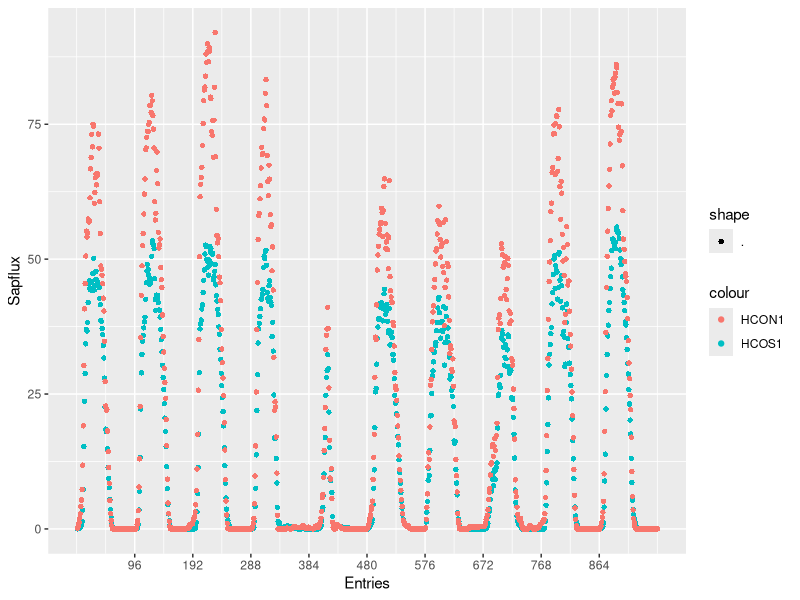
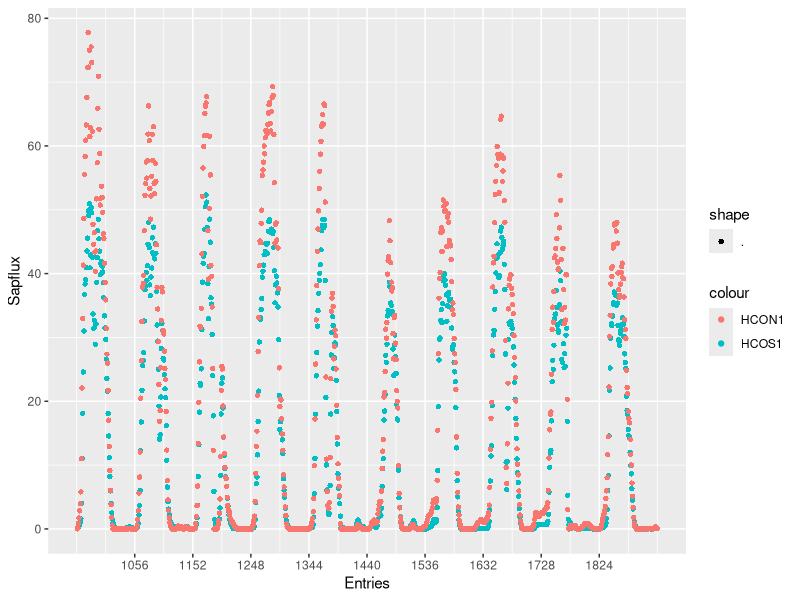
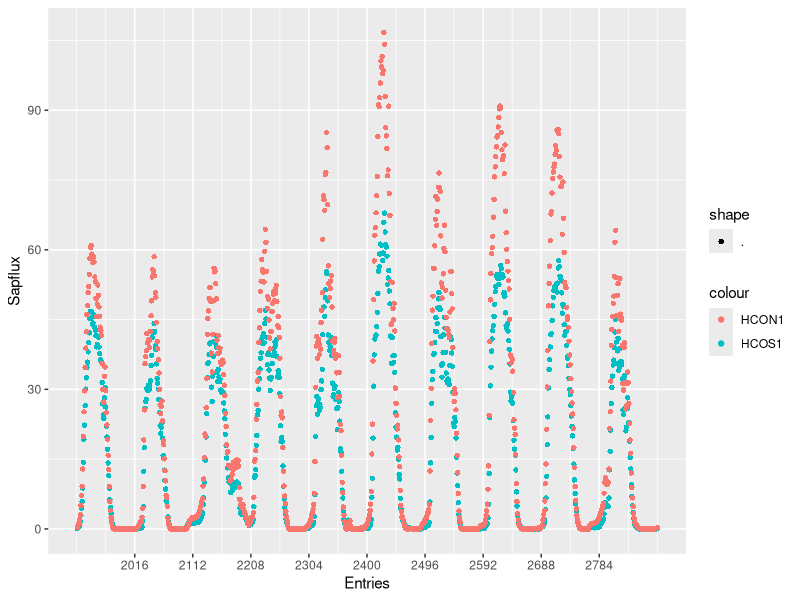
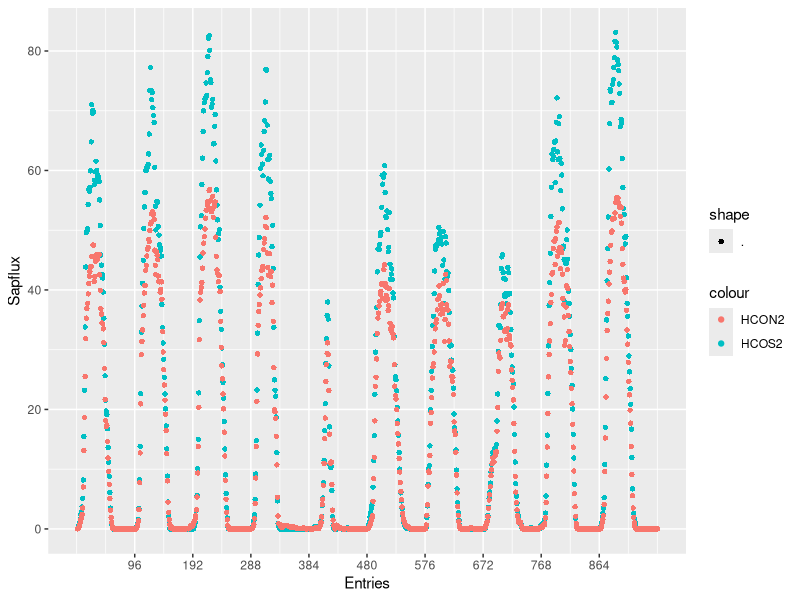
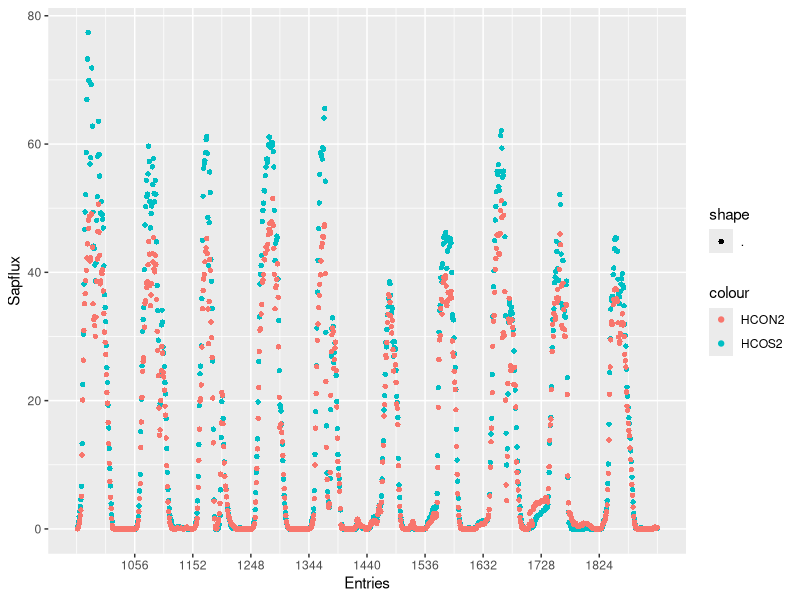
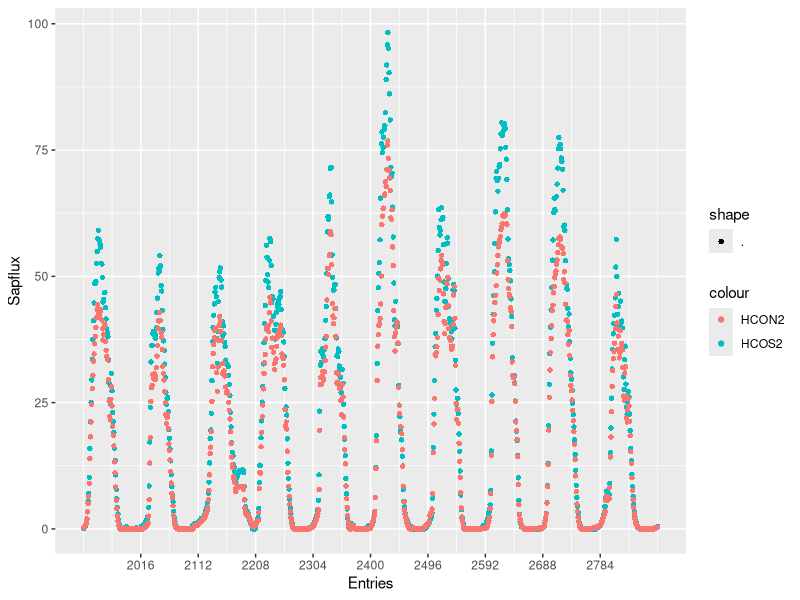
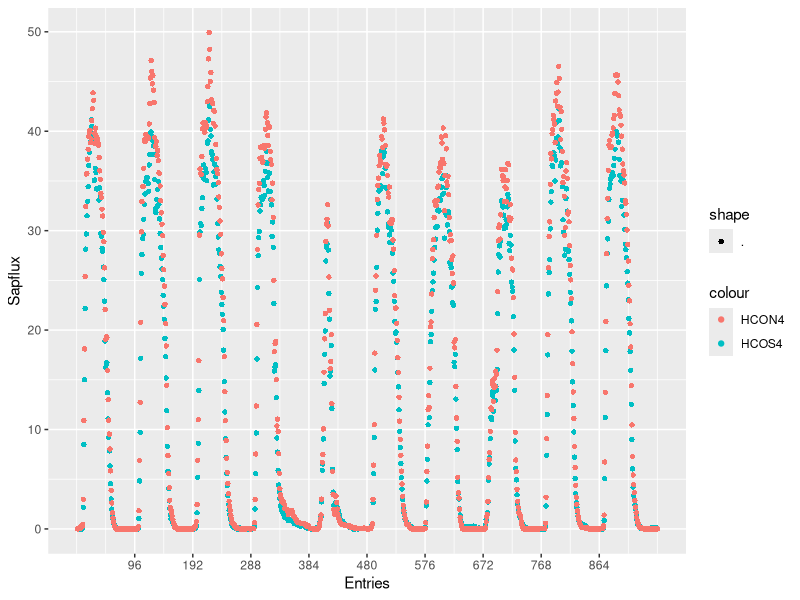
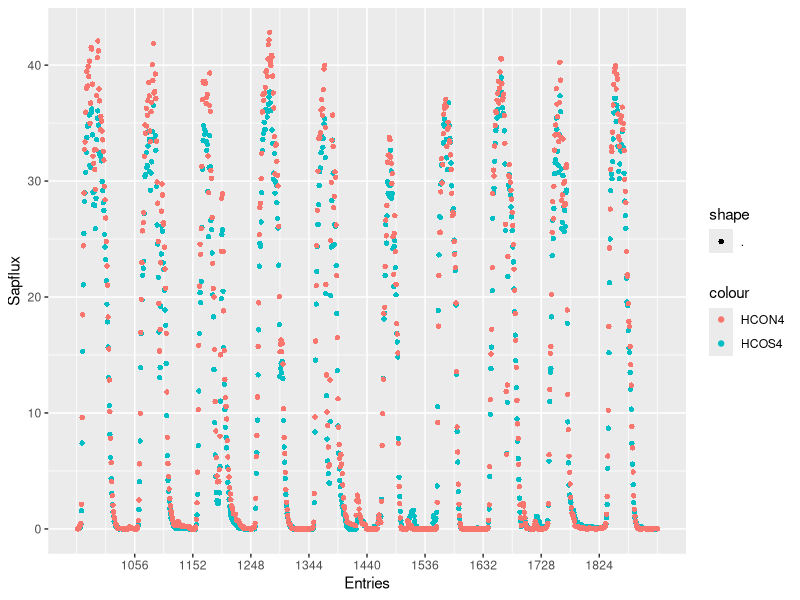

These charts were generated, in order, by the following R code: (Note: this script raises an error after producing the figures.)
## ---- chunk 1
knitr::opts_chunk$set(echo = TRUE)
library("dplyr")
library("tidyverse")
library("lubridate")

getwd()
raw1<-read.csv("../Data/Processed/KtoSap/Sap1.csv")
raw2<-read.csv("../Data/Processed/KtoSap/Sap2.csv")
raw3<-read.csv("../Data/Processed/KtoSap/Sap3.csv")
raw4<-read.csv("../Data/Processed/KtoSap/Sap4.csv")

names(raw1)[1]<-"Index"
## ---- chunk 2
raw1$Date<-as.Date(raw1$Date, format = "%m/%d/%Y")
raw2$Date<-as.Date(raw2$Date, format = "%m/%d/%Y")
raw3$Date<-as.Date(raw3$Date, format = "%m/%d/%Y")
raw4$Date<-as.Date(raw4$Date, format = "%m/%d/%Y")

raw1<-raw1%>%mutate_if(is.character, as.numeric)
raw2<-raw2%>%mutate_if(is.character, as.numeric)
raw3<-raw3%>%mutate_if(is.character, as.numeric)
raw4<-raw4%>%mutate_if(is.character, as.numeric)
## ---- chunk 3
S1.f10<-raw1[1:960,]
S1.s10<-raw1[961:1920,]
S1.t10<-raw1[1921:2880,]

HCO1.1<-ggplot(S1.f10, aes(Index))+
  scale_x_continuous(breaks = c(96,192,288,384,480,576,672,768,864))+
  geom_point(aes(y=HCOS1, color = "HCOS1",shape = "."))+
  geom_point(aes(y=HCON1, color = "HCON1",shape = "."))+
  #geom_point(aes(y=VPD*30, color = "VPD", shape = "."))+
  xlab("Entries")+ylab("Sapflux")
HCO1.1
ggsave("../Data/Plots/NS/S1/HCO1.1.jpg", HCO1.1, height = 2, width = 45, units = "in", dpi = 500)

HCO1.2<-ggplot(S1.s10, aes(Index))+
  scale_x_continuous(breaks = c(1056,1152,1248,1344,1440,1536,1632,1728,1824))+
  geom_point(aes(y=HCOS1, color = "HCOS1",shape = "."))+
  geom_point(aes(y=HCON1, color = "HCON1",shape = "."))+
  #geom_point(aes(y=VPD*30, color = "VPD", shape = "."))+
  xlab("Entries")+ylab("Sapflux")
HCO1.2
ggsave("../Data/Plots/NS/S1/HCO1.2.jpg", HCO1.2, height = 2, width = 45, units = "in", dpi = 500)

HCO1.3<-ggplot(S1.t10, aes(Index))+
  scale_x_continuous(breaks = c(2016,2112,2208,2304,2400,2496,2592,2688,2784))+
  geom_point(aes(y=HCOS1, color = "HCOS1",shape = "."))+
  geom_point(aes(y=HCON1, color = "HCON1",shape = "."))+
  #geom_point(aes(y=VPD*30, color = "VPD", shape = "."))+
  xlab("Entries")+ylab("Sapflux")
HCO1.3
ggsave("../Data/Plots/NS/S1/HCO1.3.jpg", HCO1.3, height = 2, width = 45, units = "in", dpi = 500)




HCO2.1<-ggplot(S1.f10, aes(Index))+
  scale_x_continuous(breaks = c(96,192,288,384,480,576,672,768,864))+
  geom_point(aes(y=HCOS2, color = "HCOS2",shape = "."))+
  geom_point(aes(y=HCON2, color = "HCON2",shape = "."))+
  #geom_point(aes(y=VPD*30, color = "VPD", shape = "."))+
  xlab("Entries")+ylab("Sapflux")
HCO2.1
ggsave("../Data/Plots/NS/S1/HCO2.1.jpg", HCO2.1, height = 2, width = 45, units = "in", dpi = 500)

HCO2.2<-ggplot(S1.s10, aes(Index))+
  scale_x_continuous(breaks = c(1056,1152,1248,1344,1440,1536,1632,1728,1824))+
  geom_point(aes(y=HCOS2, color = "HCOS2",shape = "."))+
  geom_point(aes(y=HCON2, color = "HCON2",shape = "."))+
  #geom_point(aes(y=VPD*30, color = "VPD", shape = "."))+
  xlab("Entries")+ylab("Sapflux")
HCO2.2
ggsave("../Data/Plots/NS/S1/HCO2.2.jpg", HCO2.2, height = 2, width = 45, units = "in", dpi = 500)

HCO2.3<-ggplot(S1.t10, aes(Index))+
  scale_x_continuous(breaks = c(2016,2112,2208,2304,2400,2496,2592,2688,2784))+
  geom_point(aes(y=HCOS2, color = "HCOS2",shape = "."))+
  geom_point(aes(y=HCON2, color = "HCON2",shape = "."))+
  #geom_point(aes(y=VPD*30, color = "VPD", shape = "."))+
  xlab("Entries")+ylab("Sapflux")
HCO2.3
ggsave("../Data/Plots/NS/S1/HCO2.3.jpg", HCO2.3, height = 2, width = 45, units = "in", dpi = 500)



HCO4.1<-ggplot(S1.f10, aes(Index))+
  scale_x_continuous(breaks = c(96,192,288,384,480,576,672,768,864))+
  geom_point(aes(y=HCOS4, color = "HCOS4",shape = "."))+
  geom_point(aes(y=HCON4, color = "HCON4",shape = "."))+
  #geom_point(aes(y=VPD*30, color = "VPD", shape = "."))+
  xlab("Entries")+ylab("Sapflux")
HCO4.1
ggsave("../Data/Plots/NS/S1/HCO4.1.jpg", HCO4.1, height = 2, width = 45, units = "in", dpi = 500)

HCO4.2<-ggplot(S1.s10, aes(Index))+
  scale_x_continuous(breaks = c(1056,1152,1248,1344,1440,1536,1632,1728,1824))+
  geom_point(aes(y=HCOS4, color = "HCOS4",shape = "."))+
  geom_point(aes(y=HCON4, color = "HCON4",shape = "."))+
  #geom_point(aes(y=VPD*30, color = "VPD", shape = "."))+
  xlab("Entries")+ylab("Sapflux")
HCO4.2
ggsave("../Data/Plots/NS/S1/HCO4.2.jpg", HCO4.2, height = 2, width = 45, units = "in", dpi = 500)

HCO4.3<-ggplot(S1.t10, aes(Index))+
  scale_x_continuous(breaks = c(2016,2112,2208,2304,2400,2496,2592,2688,2784))+
  geom_point(aes(y=HCOS4, color = "HCOS4",shape = "."))+
  geom_point(aes(y=HCON4, color = "HCON4",shape = "."))+
  #geom_point(aes(y=VPD*30, color = "VPD", shape = "."))+
  xlab("Entries")+ylab("Sapflux")
HCO4.3
ggsave("../Data/Plots/NS/S1/HCO4.3.jpg", HCO4.3, height = 2, width = 45, units = "in", dpi = 500)


HCO6.1<-ggplot(S1.f10, aes(Index))+
  scale_x_continuous(breaks = c(96,192,288,384,480,576,672,768,864))+
  geom_point(aes(y=HCOS6, color = "HCOS6",shape = "."))+
  geom_point(aes(y=HCON6, color = "HCON6",shape = "."))+
  #geom_point(aes(y=VPD*30, color = "VPD", shape = "."))+
  xlab("Entries")+ylab("Sapflux")
HCO6.1
ggsave("../Data/Plots/NS/S1/HCO6.1.jpg", HCO6.1, height = 2, width = 45, units = "in", dpi = 500)

HCO6.2<-ggplot(S1.s10, aes(Index))+
  scale_x_continuous(breaks = c(1056,1152,1248,1344,1440,1536,1632,1728,1824))+
  geom_point(aes(y=HCOS6, color = "HCOS6",shape = "."))+
  geom_point(aes(y=HCON6, color = "HCON6",shape = "."))+
  #geom_point(aes(y=VPD*30, color = "VPD", shape = "."))+
  xlab("Entries")+ylab("Sapflux")
HCO6.2
ggsave("../Data/Plots/NS/S1/HCO6.2.jpg", HCO6.2, height = 2, width = 45, units = "in", dpi = 500)

HCO6.3<-ggplot(S1.t10, aes(Index))+
  scale_x_continuous(breaks = c(2016,2112,2208,2304,2400,2496,2592,2688,2784))+
  geom_point(aes(y=HCOS6, color = "HCOS6",shape = "."))+
  geom_point(aes(y=HCON6, color = "HCON6",shape = "."))+
  #geom_point(aes(y=VPD*30, color = "VPD", shape = "."))+
  xlab("Entries")+ylab("Sapflux")
HCO6.3
ggsave("../Data/Plots/NS/S1/HCO6.3.jpg", HCO6.3, height = 2, width = 45, units = "in", dpi = 500)


HCO8.1<-ggplot(S1.f10, aes(Index))+
  scale_x_continuous(breaks = c(96,192,288,384,480,576,672,768,864))+
  geom_point(aes(y=HCOS8, color = "HCOS8",shape = "."))+
  geom_point(aes(y=HCON8, color = "HCON8",shape = "."))+
  #geom_point(aes(y=VPD*30, color = "VPD", shape = "."))+
  xlab("Entries")+ylab("Sapflux")
HCO8.1
ggsave("../Data/Plots/NS/S1/HCO8.1.jpg", HCO8.1, height = 2, width = 45, units = "in", dpi = 500)

HCO8.2<-ggplot(S1.s10, aes(Index))+
  scale_x_continuous(breaks = c(1056,1152,1248,1344,1440,1536,1632,1728,1824))+
  geom_point(aes(y=HCOS8, color = "HCOS8",shape = "."))+
  geom_point(aes(y=HCON8, color = "HCON8",shape = "."))+
  #geom_point(aes(y=VPD*30, color = "VPD", shape = "."))+
  xlab("Entries")+ylab("Sapflux")
HCO8.2
ggsave("../Data/Plots/NS/S1/HCO8.2.jpg", HCO8.2, height = 2, width = 45, units = "in", dpi = 500)

HCO8.3<-ggplot(S1.t10, aes(Index))+
  scale_x_continuous(breaks = c(2016,2112,2208,2304,2400,2496,2592,2688,2784))+
  geom_point(aes(y=HCOS8, color = "HCOS8",shape = "."))+
  geom_point(aes(y=HCON8, color = "HCON8",shape = "."))+
  #geom_point(aes(y=VPD*30, color = "VPD", shape = "."))+
  xlab("Entries")+ylab("Sapflux")
HCO8.3
ggsave("../Data/Plots/NS/S1/HCO8.3.jpg", HCO8.3, height = 2, width = 45, units = "in", dpi = 500)
## ---- chunk 4
LOO10.1<-ggplot(S1.f10, aes(Index))+
  scale_x_continuous(breaks = c(96,192,288,384,480,576,672,768,864))+
  geom_point(aes(y=LOOS10, color = "LOOS10",shape = "."))+
  geom_point(aes(y=LOON10, color = "LOON10",shape = "."))+
  #geom_point(aes(y=VPD*30, color = "VPD", shape = "."))+
  xlab("Entries")+ylab("Sapflux")
LOO10.1
ggsave("../Data/Plots/NS/S1/LOO10.1.jpg", LOO10.1, height = 2, width = 45, units = "in", dpi = 500)

LOO10.2<-ggplot(S1.s10, aes(Index))+
  scale_x_continuous(breaks = c(1056,1152,1248,1344,1440,1536,1632,1728,1824))+
  geom_point(aes(y=LOOS10, color = "LOOS10",shape = "."))+
  geom_point(aes(y=LOON10, color = "LOON10",shape = "."))+
  #geom_point(aes(y=VPD*30, color = "VPD", shape = "."))+
  xlab("Entries")+ylab("Sapflux")
LOO10.2
ggsave("../Data/Plots/NS/S1/LOO10.2.jpg", LOO10.2, height = 2, width = 45, units = "in", dpi = 500)

LOO10.3<-ggplot(S1.t10, aes(Index))+
  scale_x_continuous(breaks = c(2016,2112,2208,2304,2400,2496,2592,2688,2784))+
  geom_point(aes(y=LOOS10, color = "LOOS10",shape = "."))+
  geom_point(aes(y=LOON10, color = "LOON10",shape = "."))+
  #geom_point(aes(y=VPD*30, color = "VPD", shape = "."))+
  xlab("Entries")+ylab("Sapflux")
LOO10.3
ggsave("../Data/Plots/NS/S1/LOO10.3.jpg", LOO10.3, height = 2, width = 45, units = "in", dpi = 500)




LOO11.1<-ggplot(S1.f10, aes(Index))+
  scale_x_continuous(breaks = c(96,192,288,384,480,576,672,768,864))+
  geom_point(aes(y=LOOS11, color = "LOOS11",shape = "."))+
  geom_point(aes(y=LOON11, color = "LOON11",shape = "."))+
  #geom_point(aes(y=VPD*30, color = "VPD", shape = "."))+
  xlab("Entries")+ylab("Sapflux")
LOO11.1
ggsave("../Data/Plots/NS/S1/LOO11.1.jpg", LOO11.1, height = 2, width = 45, units = "in", dpi = 500)

LOO11.2<-ggplot(S1.s10, aes(Index))+
  scale_x_continuous(breaks = c(1056,1152,1248,1344,1440,1536,1632,1728,1824))+
  geom_point(aes(y=LOOS11, color = "LOOS11",shape = "."))+
  geom_point(aes(y=LOON11, color = "LOON11",shape = "."))+
  #geom_point(aes(y=VPD*30, color = "VPD", shape = "."))+
  xlab("Entries")+ylab("Sapflux")
LOO11.2
ggsave("../Data/Plots/NS/S1/LOO11.2.jpg", LOO11.2, height = 2, width = 45, units = "in", dpi = 500)

LOO11.3<-ggplot(S1.t10, aes(Index))+
  scale_x_continuous(breaks = c(2016,2112,2208,2304,2400,2496,2592,2688,2784))+
  geom_point(aes(y=LOOS11, color = "LOOS11",shape = "."))+
  geom_point(aes(y=LOON11, color = "LOON11",shape = "."))+
  #geom_point(aes(y=VPD*30, color = "VPD", shape = "."))+
  xlab("Entries")+ylab("Sapflux")
LOO11.3
ggsave("../Data/Plots/NS/S1/LOO11.3.jpg", LOO11.3, height = 2, width = 45, units = "in", dpi = 500)




LOO12.1<-ggplot(S1.f10, aes(Index))+
  scale_x_continuous(breaks = c(96,192,288,384,480,576,672,768,864))+
  geom_point(aes(y=LOOS12, color = "LOOS12",shape = "."))+
  geom_point(aes(y=LOON12, color = "LOON12",shape = "."))+
  #geom_point(aes(y=VPD*30, color = "VPD", shape = "."))+
  xlab("Entries")+ylab("Sapflux")
LOO12.1
ggsave("../Data/Plots/NS/S1/LOO12.1.jpg", LOO12.1, height = 2, width = 45, units = "in", dpi = 500)

LOO12.2<-ggplot(S1.s10, aes(Index))+
  scale_x_continuous(breaks = c(1056,1152,1248,1344,1440,1536,1632,1728,1824))+
  geom_point(aes(y=LOOS12, color = "LOOS12",shape = "."))+
  geom_point(aes(y=LOON12, color = "LOON12",shape = "."))+
  #geom_point(aes(y=VPD*30, color = "VPD", shape = "."))+
  xlab("Entries")+ylab("Sapflux")
LOO12.2
ggsave("../Data/Plots/NS/S1/LOO12.2.jpg", LOO12.2, height = 2, width = 45, units = "in", dpi = 500)

LOO12.3<-ggplot(S1.t10, aes(Index))+
  scale_x_continuous(breaks = c(2016,2112,2208,2304,2400,2496,2592,2688,2784))+
  geom_point(aes(y=LOOS12, color = "LOOS12",shape = "."))+
  geom_point(aes(y=LOON12, color = "LOON12",shape = "."))+
  #geom_point(aes(y=VPD*30, color = "VPD", shape = "."))+
  xlab("Entries")+ylab("Sapflux")
LOO12.3
ggsave("../Data/Plots/NS/S1/LOO12.3.jpg", LOO12.3, height = 2, width = 45, units = "in", dpi = 500)




LOO14.1<-ggplot(S1.f10, aes(Index))+
  scale_x_continuous(breaks = c(96,192,288,384,480,576,672,768,864))+
  geom_point(aes(y=LOOS14, color = "LOOS14",shape = "."))+
  geom_point(aes(y=LOON14, color = "LOON14",shape = "."))+
  #geom_point(aes(y=VPD*30, color = "VPD", shape = "."))+
  xlab("Entries")+ylab("Sapflux")
LOO14.1
ggsave("../Data/Plots/NS/S1/LOO14.1.jpg", LOO14.1, height = 2, width = 45, units = "in", dpi = 500)

LOO14.2<-ggplot(S1.s10, aes(Index))+
  scale_x_continuous(breaks = c(1056,1152,1248,1344,1440,1536,1632,1728,1824))+
  geom_point(aes(y=LOOS14, color = "LOOS14",shape = "."))+
  geom_point(aes(y=LOON14, color = "LOON14",shape = "."))+
  #geom_point(aes(y=VPD*30, color = "VPD", shape = "."))+
  xlab("Entries")+ylab("Sapflux")
LOO14.2
ggsave("../Data/Plots/NS/S1/LOO14.2.jpg", LOO14.2, height = 2, width = 45, units = "in", dpi = 500)

LOO14.3<-ggplot(S1.t10, aes(Index))+
  scale_x_continuous(breaks = c(2016,2112,2208,2304,2400,2496,2592,2688,2784))+
  geom_point(aes(y=LOOS14, color = "LOOS14",shape = "."))+
  geom_point(aes(y=LOON14, color = "LOON14",shape = "."))+
  #geom_point(aes(y=VPD*30, color = "VPD", shape = "."))+
  xlab("Entries")+ylab("Sapflux")
LOO14.3
ggsave("../Data/Plots/NS/S1/LOO14.3.jpg", LOO14.3, height = 2, width = 45, units = "in", dpi = 500)





LOO15.1<-ggplot(S1.f10, aes(Index))+
  scale_x_continuous(breaks = c(96,192,288,384,480,576,672,768,864))+
  geom_point(aes(y=LOOS15, color = "LOOS15",shape = "."))+
  geom_point(aes(y=LOON15, color = "LOON15",shape = "."))+
  #geom_point(aes(y=VPD*30, color = "VPD", shape = "."))+
  xlab("Entries")+ylab("Sapflux")
LOO15.1
ggsave("../Data/Plots/NS/S1/LOO15.1.jpg", LOO15.1, height = 2, width = 45, units = "in", dpi = 500)

LOO15.2<-ggplot(S1.s10, aes(Index))+
  scale_x_continuous(breaks = c(1056,1152,1248,1344,1440,1536,1632,1728,1824))+
  geom_point(aes(y=LOOS15, color = "LOOS15",shape = "."))+
  geom_point(aes(y=LOON15, color = "LOON15",shape = "."))+
  #geom_point(aes(y=VPD*30, color = "VPD", shape = "."))+
  xlab("Entries")+ylab("Sapflux")
LOO15.2
ggsave("../Data/Plots/NS/S1/LOO15.2.jpg", LOO15.2, height = 2, width = 45, units = "in", dpi = 500)

LOO15.3<-ggplot(S1.t10, aes(Index))+
  scale_x_continuous(breaks = c(2016,2112,2208,2304,2400,2496,2592,2688,2784))+
  geom_point(aes(y=LOOS15, color = "LOOS15",shape = "."))+
  geom_point(aes(y=LOON15, color = "LOON15",shape = "."))+
  #geom_point(aes(y=VPD*30, color = "VPD", shape = "."))+
  xlab("Entries")+ylab("Sapflux")
LOO15.3
ggsave("../Data/Plots/NS/S1/LOO15.3.jpg", LOO15.3, height = 2, width = 45, units = "in", dpi = 500)





LOO17.1<-ggplot(S1.f10, aes(Index))+
  scale_x_continuous(breaks = c(96,192,288,384,480,576,672,768,864))+
  geom_point(aes(y=LOOS17, color = "LOOS17",shape = "."))+
  geom_point(aes(y=LOON17, color = "LOON17",shape = "."))+
  #geom_point(aes(y=VPD*30, color = "VPD", shape = "."))+
  xlab("Entries")+ylab("Sapflux")
LOO17.1
ggsave("../Data/Plots/NS/S1/LOO17.1.jpg", LOO17.1, height = 2, width = 45, units = "in", dpi = 500)

LOO17.2<-ggplot(S1.s10, aes(Index))+
  scale_x_continuous(breaks = c(1056,1152,1248,1344,1440,1536,1632,1728,1824))+
  geom_point(aes(y=LOOS17, color = "LOOS17",shape = "."))+
  geom_point(aes(y=LOON17, color = "LOON17",shape = "."))+
  #geom_point(aes(y=VPD*30, color = "VPD", shape = "."))+
  xlab("Entries")+ylab("Sapflux")
LOO17.2
ggsave("../Data/Plots/NS/S1/LOO17.2.jpg", LOO17.2, height = 2, width = 45, units = "in", dpi = 500)

LOO17.3<-ggplot(S1.t10, aes(Index))+
  scale_x_continuous(breaks = c(2016,2112,2208,2304,2400,2496,2592,2688,2784))+
  geom_point(aes(y=LOOS17, color = "LOOS17",shape = "."))+
  geom_point(aes(y=LOON17, color = "LOON17",shape = "."))+
  #geom_point(aes(y=VPD*30, color = "VPD", shape = "."))+
  xlab("Entries")+ylab("Sapflux")
LOO17.3
ggsave("../Data/Plots/NS/S1/LOO17.3.jpg", LOO17.3, height = 2, width = 45, units = "in", dpi = 500)
## ---- chunk 5
S2.f10<-raw2[1:960,]
S2.s10<-raw2[961:1920,]
S2.t10<-raw2[1921:2880,]

LCO1.1<-ggplot(S2.f10, aes(Index))+
  scale_x_continuous(breaks = c(96,192,288,384,480,576,672,768,864))+
  geom_point(aes(y=LCOS1, color = "LCOS1",shape = "."))+
  geom_point(aes(y=LCON1, color = "LCON1",shape = "."))+
  #geom_point(aes(y=VPD*30, color = "VPD", shape = "."))+
  xlab("Entries")+ylab("Sapflux")
LCO1.1
ggsave("../Data/Plots/NS/S2/LCO1.1.jpg", LCO1.1, height = 2, width = 45, units = "in", dpi = 500)

LCO1.2<-ggplot(S2.s10, aes(Index))+
  scale_x_continuous(breaks = c(1056,1152,1248,1344,1440,1536,1632,1728,1824))+
  geom_point(aes(y=LCOS1, color = "LCOS1",shape = "."))+
  geom_point(aes(y=LCON1, color = "LCON1",shape = "."))+
  #geom_point(aes(y=VPD*30, color = "VPD", shape = "."))+
  xlab("Entries")+ylab("Sapflux")
LCO1.2
ggsave("../Data/Plots/NS/S2/LCO1.2.jpg", LCO1.2, height = 2, width = 45, units = "in", dpi = 500)

LCO1.3<-ggplot(S2.t10, aes(Index))+
  scale_x_continuous(breaks = c(2016,2112,2208,2304,2400,2496,2592,2688,2784))+
  geom_point(aes(y=LCOS1, color = "LCOS1",shape = "."))+
  geom_point(aes(y=LCON1, color = "LCON1",shape = "."))+
  #geom_point(aes(y=VPD*30, color = "VPD", shape = "."))+
  xlab("Entries")+ylab("Sapflux")
LCO1.3
ggsave("../Data/Plots/NS/S2/LCO1.3.jpg", LCO1.3, height = 2, width = 45, units = "in", dpi = 500)





LCO2.1<-ggplot(S2.f10, aes(Index))+
  scale_x_continuous(breaks = c(96,192,288,384,480,576,672,768,864))+
  geom_point(aes(y=LCOS2, color = "LCOS2",shape = "."))+
  geom_point(aes(y=LCON2, color = "LCON2",shape = "."))+
  #geom_point(aes(y=VPD*30, color = "VPD", shape = "."))+
  xlab("Entries")+ylab("Sapflux")
LCO2.1
ggsave("../Data/Plots/NS/S2/LCO2.1.jpg", LCO2.1, height = 2, width = 45, units = "in", dpi = 500)

LCO2.2<-ggplot(S2.s10, aes(Index))+
  scale_x_continuous(breaks = c(1056,1152,1248,1344,1440,1536,1632,1728,1824))+
  geom_point(aes(y=LCOS2, color = "LCOS2",shape = "."))+
  geom_point(aes(y=LCON2, color = "LCON2",shape = "."))+
  #geom_point(aes(y=VPD*30, color = "VPD", shape = "."))+
  xlab("Entries")+ylab("Sapflux")
LCO2.2
ggsave("../Data/Plots/NS/S2/LCO2.2.jpg", LCO2.2, height = 2, width = 45, units = "in", dpi = 500)

LCO2.3<-ggplot(S2.t10, aes(Index))+
  scale_x_continuous(breaks = c(2016,2112,2208,2304,2400,2496,2592,2688,2784))+
  geom_point(aes(y=LCOS2, color = "LCOS2",shape = "."))+
  geom_point(aes(y=LCON2, color = "LCON2",shape = "."))+
  #geom_point(aes(y=VPD*30, color = "VPD", shape = "."))+
  xlab("Entries")+ylab("Sapflux")
LCO2.3
ggsave("../Data/Plots/NS/S2/LCO2.3.jpg", LCO2.3, height = 2, width = 45, units = "in", dpi = 500)






LCO4.1<-ggplot(S2.f10, aes(Index))+
  scale_x_continuous(breaks = c(96,192,288,384,480,576,672,768,864))+
  geom_point(aes(y=LCOS4, color = "LCOS4",shape = "."))+
  geom_point(aes(y=LCON4, color = "LCON4",shape = "."))+
  #geom_point(aes(y=VPD*30, color = "VPD", shape = "."))+
  xlab("Entries")+ylab("Sapflux")
LCO4.1
ggsave("../Data/Plots/NS/S2/LCO4.1.jpg", LCO4.1, height = 2, width = 45, units = "in", dpi = 500)

LCO4.2<-ggplot(S2.s10, aes(Index))+
  scale_x_continuous(breaks = c(1056,1152,1248,1344,1440,1536,1632,1728,1824))+
  geom_point(aes(y=LCOS4, color = "LCOS4",shape = "."))+
  geom_point(aes(y=LCON4, color = "LCON4",shape = "."))+
  #geom_point(aes(y=VPD*30, color = "VPD", shape = "."))+
  xlab("Entries")+ylab("Sapflux")
LCO4.2
ggsave("../Data/Plots/NS/S2/LCO4.2.jpg", LCO4.2, height = 2, width = 45, units = "in", dpi = 500)

LCO4.3<-ggplot(S2.t10, aes(Index))+
  scale_x_continuous(breaks = c(2016,2112,2208,2304,2400,2496,2592,2688,2784))+
  geom_point(aes(y=LCOS4, color = "LCOS4",shape = "."))+
  geom_point(aes(y=LCON4, color = "LCON4",shape = "."))+
  #geom_point(aes(y=VPD*30, color = "VPD", shape = "."))+
  xlab("Entries")+ylab("Sapflux")
LCO4.3
ggsave("../Data/Plots/NS/S2/LCO4.3.jpg", LCO4.3, height = 2, width = 45, units = "in", dpi = 500)






LCO6.1<-ggplot(S2.f10, aes(Index))+
  scale_x_continuous(breaks = c(96,192,288,384,480,576,672,768,864))+
  geom_point(aes(y=LCOS6, color = "LCOS6",shape = "."))+
  geom_point(aes(y=LCON6, color = "LCON6",shape = "."))+
  #geom_point(aes(y=VPD*30, color = "VPD", shape = "."))+
  xlab("Entries")+ylab("Sapflux")
LCO6.1
ggsave("../Data/Plots/NS/S2/LCO6.1.jpg", LCO6.1, height = 2, width = 45, units = "in", dpi = 500)

LCO6.2<-ggplot(S2.s10, aes(Index))+
  scale_x_continuous(breaks = c(1056,1152,1248,1344,1440,1536,1632,1728,1824))+
  geom_point(aes(y=LCOS6, color = "LCOS6",shape = "."))+
  geom_point(aes(y=LCON6, color = "LCON6",shape = "."))+
  #geom_point(aes(y=VPD*30, color = "VPD", shape = "."))+
  xlab("Entries")+ylab("Sapflux")
LCO6.2
ggsave("../Data/Plots/NS/S2/LCO6.2.jpg", LCO6.2, height = 2, width = 45, units = "in", dpi = 500)

LCO6.3<-ggplot(S2.t10, aes(Index))+
  scale_x_continuous(breaks = c(2016,2112,2208,2304,2400,2496,2592,2688,2784))+
  geom_point(aes(y=LCOS6, color = "LCOS6",shape = "."))+
  geom_point(aes(y=LCON6, color = "LCON6",shape = "."))+
  #geom_point(aes(y=VPD*30, color = "VPD", shape = "."))+
  xlab("Entries")+ylab("Sapflux")
LCO6.3
ggsave("../Data/Plots/NS/S2/LCO6.3.jpg", LCO6.3, height = 2, width = 45, units = "in", dpi = 500)




LCO8.1<-ggplot(S2.f10, aes(Index))+
  scale_x_continuous(breaks = c(96,192,288,384,480,576,672,768,864))+
  geom_point(aes(y=LCOS8, color = "LCOS8",shape = "."))+
  geom_point(aes(y=LCON8, color = "LCON8",shape = "."))+
  #geom_point(aes(y=VPD*30, color = "VPD", shape = "."))+
  xlab("Entries")+ylab("Sapflux")
LCO8.1
ggsave("../Data/Plots/NS/S2/LCO8.1.jpg", LCO8.1, height = 2, width = 45, units = "in", dpi = 500)

LCO8.2<-ggplot(S2.s10, aes(Index))+
  scale_x_continuous(breaks = c(1056,1152,1248,1344,1440,1536,1632,1728,1824))+
  geom_point(aes(y=LCOS8, color = "LCOS8",shape = "."))+
  geom_point(aes(y=LCON8, color = "LCON8",shape = "."))+
  #geom_point(aes(y=VPD*30, color = "VPD", shape = "."))+
  xlab("Entries")+ylab("Sapflux")
LCO8.2
ggsave("../Data/Plots/NS/S2/LCO8.2.jpg", LCO8.2, height = 2, width = 45, units = "in", dpi = 500)

LCO8.3<-ggplot(S2.t10, aes(Index))+
  scale_x_continuous(breaks = c(2016,2112,2208,2304,2400,2496,2592,2688,2784))+
  geom_point(aes(y=LCOS8, color = "LCOS8",shape = "."))+
  geom_point(aes(y=LCON8, color = "LCON8",shape = "."))+
  #geom_point(aes(y=VPD*30, color = "VPD", shape = "."))+
  xlab("Entries")+ylab("Sapflux")
LCO8.3
ggsave("../Data/Plots/NS/S2/LCO8.3.jpg", LCO8.3, height = 2, width = 45, units = "in", dpi = 500)


## ---- chunk 6

HOO10.1<-ggplot(S2.f10, aes(Index))+
  scale_x_continuous(breaks = c(96,192,288,384,480,576,672,768,864))+
  geom_point(aes(y=HOOS10, color = "HOOS10",shape = "."))+
  geom_point(aes(y=HOON10, color = "HOON10",shape = "."))+
  #geom_point(aes(y=VPD*30, color = "VPD", shape = "."))+
  xlab("Entries")+ylab("Sapflux")
HOO10.1
ggsave("../Data/Plots/NS/S2/HOO10.1.jpg", HOO10.1, height = 2, width = 45, units = "in", dpi = 500)

HOO10.2<-ggplot(S2.s10, aes(Index))+
  scale_x_continuous(breaks = c(1056,1152,1248,1344,1440,1536,1632,1728,1824))+
  geom_point(aes(y=HOOS10, color = "HOOS10",shape = "."))+
  geom_point(aes(y=HOON10, color = "HOON10",shape = "."))+
  #geom_point(aes(y=VPD*30, color = "VPD", shape = "."))+
  xlab("Entries")+ylab("Sapflux")
HOO10.2
ggsave("../Data/Plots/NS/S2/HOO10.2.jpg", HOO10.2, height = 2, width = 45, units = "in", dpi = 500)

HOO10.3<-ggplot(S2.t10, aes(Index))+
  scale_x_continuous(breaks = c(2016,2112,2208,2304,2400,2496,2592,2688,2784))+
  geom_point(aes(y=HOOS10, color = "HOOS10",shape = "."))+
  geom_point(aes(y=HOON10, color = "HOON10",shape = "."))+
  #geom_point(aes(y=VPD*30, color = "VPD", shape = "."))+
  xlab("Entries")+ylab("Sapflux")
HOO10.3
ggsave("../Data/Plots/NS/S2/HOO10.3.jpg", HOO10.3, height = 2, width = 45, units = "in", dpi = 500)




HOO11.1<-ggplot(S2.f10, aes(Index))+
  scale_x_continuous(breaks = c(96,192,288,384,480,576,672,768,864))+
  geom_point(aes(y=HOOS11, color = "HOOS11",shape = "."))+
  geom_point(aes(y=HOON11, color = "HOON11",shape = "."))+
  #geom_point(aes(y=VPD*30, color = "VPD", shape = "."))+
  xlab("Entries")+ylab("Sapflux")
HOO11.1
ggsave("../Data/Plots/NS/S2/HOO11.1.jpg", HOO11.1, height = 2, width = 45, units = "in", dpi = 500)

HOO11.2<-ggplot(S2.s10, aes(Index))+
  scale_x_continuous(breaks = c(1056,1152,1248,1344,1440,1536,1632,1728,1824))+
  geom_point(aes(y=HOOS11, color = "HOOS11",shape = "."))+
  geom_point(aes(y=HOON11, color = "HOON11",shape = "."))+
  #geom_point(aes(y=VPD*30, color = "VPD", shape = "."))+
  xlab("Entries")+ylab("Sapflux")
HOO11.2
ggsave("../Data/Plots/NS/S2/HOO11.2.jpg", HOO11.2, height = 2, width = 45, units = "in", dpi = 500)

HOO11.3<-ggplot(S2.t10, aes(Index))+
  scale_x_continuous(breaks = c(2016,2112,2208,2304,2400,2496,2592,2688,2784))+
  geom_point(aes(y=HOOS11, color = "HOOS11",shape = "."))+
  geom_point(aes(y=HOON11, color = "HOON11",shape = "."))+
  #geom_point(aes(y=VPD*30, color = "VPD", shape = "."))+
  xlab("Entries")+ylab("Sapflux")
HOO11.3
ggsave("../Data/Plots/NS/S2/HOO11.3.jpg", HOO11.3, height = 2, width = 45, units = "in", dpi = 500)




HOO12.1<-ggplot(S2.f10, aes(Index))+
  scale_x_continuous(breaks = c(96,192,288,384,480,576,672,768,864))+
  geom_point(aes(y=HOOS12, color = "HOOS12",shape = "."))+
  geom_point(aes(y=HOON12, color = "HOON12",shape = "."))+
  #geom_point(aes(y=VPD*30, color = "VPD", shape = "."))+
  xlab("Entries")+ylab("Sapflux")
HOO12.1
ggsave("../Data/Plots/NS/S2/HOO12.1.jpg", HOO12.1, height = 2, width = 45, units = "in", dpi = 500)

HOO12.2<-ggplot(S2.s10, aes(Index))+
  scale_x_continuous(breaks = c(1056,1152,1248,1344,1440,1536,1632,1728,1824))+
  geom_point(aes(y=HOOS12, color = "HOOS12",shape = "."))+
  geom_point(aes(y=HOON12, color = "HOON12",shape = "."))+
  #geom_point(aes(y=VPD*30, color = "VPD", shape = "."))+
  xlab("Entries")+ylab("Sapflux")
HOO12.2
ggsave("../Data/Plots/NS/S2/HOO12.2.jpg", HOO12.2, height = 2, width = 45, units = "in", dpi = 500)

HOO12.3<-ggplot(S2.t10, aes(Index))+
  scale_x_continuous(breaks = c(2016,2112,2208,2304,2400,2496,2592,2688,2784))+
  geom_point(aes(y=HOOS12, color = "HOOS12",shape = "."))+
  geom_point(aes(y=HOON12, color = "HOON12",shape = "."))+
  #geom_point(aes(y=VPD*30, color = "VPD", shape = "."))+
  xlab("Entries")+ylab("Sapflux")
HOO12.3
ggsave("../Data/Plots/NS/S2/HOO12.3.jpg", HOO12.3, height = 2, width = 45, units = "in", dpi = 500)





HOO14.1<-ggplot(S2.f10, aes(Index))+
  scale_x_continuous(breaks = c(96,192,288,384,480,576,672,768,864))+
  geom_point(aes(y=HOOS14, color = "HOOS14",shape = "."))+
  geom_point(aes(y=HOON14, color = "HOON14",shape = "."))+
  #geom_point(aes(y=VPD*30, color = "VPD", shape = "."))+
  xlab("Entries")+ylab("Sapflux")
HOO14.1
ggsave("../Data/Plots/NS/S2/HOO14.1.jpg", HOO14.1, height = 2, width = 45, units = "in", dpi = 500)

HOO14.2<-ggplot(S2.s10, aes(Index))+
  scale_x_continuous(breaks = c(1056,1152,1248,1344,1440,1536,1632,1728,1824))+
  geom_point(aes(y=HOOS14, color = "HOOS14",shape = "."))+
  geom_point(aes(y=HOON14, color = "HOON14",shape = "."))+
  #geom_point(aes(y=VPD*30, color = "VPD", shape = "."))+
  xlab("Entries")+ylab("Sapflux")
HOO14.2
ggsave("../Data/Plots/NS/S2/HOO14.2.jpg", HOO14.2, height = 2, width = 45, units = "in", dpi = 500)

HOO14.3<-ggplot(S2.t10, aes(Index))+
  scale_x_continuous(breaks = c(2016,2112,2208,2304,2400,2496,2592,2688,2784))+
  geom_point(aes(y=HOOS14, color = "HOOS14",shape = "."))+
  geom_point(aes(y=HOON14, color = "HOON14",shape = "."))+
  #geom_point(aes(y=VPD*30, color = "VPD", shape = "."))+
  xlab("Entries")+ylab("Sapflux")
HOO14.3
ggsave("../Data/Plots/NS/S2/HOO14.3.jpg", HOO14.3, height = 2, width = 45, units = "in", dpi = 500)





HOO16.1<-ggplot(S2.f10, aes(Index))+
  scale_x_continuous(breaks = c(96,192,288,384,480,576,672,768,864))+
  geom_point(aes(y=HOOS16, color = "HOOS16",shape = "."))+
  geom_point(aes(y=HOON16, color = "HOON16",shape = "."))+
  #geom_point(aes(y=VPD*30, color = "VPD", shape = "."))+
  xlab("Entries")+ylab("Sapflux")
HOO16.1
ggsave("../Data/Plots/NS/S2/HOO16.1.jpg", HOO16.1, height = 2, width = 45, units = "in", dpi = 500)

HOO16.2<-ggplot(S2.s10, aes(Index))+
  scale_x_continuous(breaks = c(1056,1152,1248,1344,1440,1536,1632,1728,1824))+
  geom_point(aes(y=HOOS16, color = "HOOS16",shape = "."))+
  geom_point(aes(y=HOON16, color = "HOON16",shape = "."))+
  #geom_point(aes(y=VPD*30, color = "VPD", shape = "."))+
  xlab("Entries")+ylab("Sapflux")
HOO16.2
ggsave("../Data/Plots/NS/S2/HOO16.2.jpg", HOO16.2, height = 2, width = 45, units = "in", dpi = 500)

HOO16.3<-ggplot(S2.t10, aes(Index))+
  scale_x_continuous(breaks = c(2016,2112,2208,2304,2400,2496,2592,2688,2784))+
  geom_point(aes(y=HOOS16, color = "HOOS16",shape = "."))+
  geom_point(aes(y=HOON16, color = "HOON16",shape = "."))+
  #geom_point(aes(y=VPD*30, color = "VPD", shape = "."))+
  xlab("Entries")+ylab("Sapflux")
HOO16.3
ggsave("../Data/Plots/NS/S2/HOO16.3.jpg", HOO16.3, height = 2, width = 45, units = "in", dpi = 500)



HOO17.1<-ggplot(S2.f10, aes(Index))+
  scale_x_continuous(breaks = c(96,192,288,384,480,576,672,768,864))+
  geom_point(aes(y=HOOS17, color = "HOOS17",shape = "."))+
  geom_point(aes(y=HOON17, color = "HOON17",shape = "."))+
  #geom_point(aes(y=VPD*30, color = "VPD", shape = "."))+
  xlab("Entries")+ylab("Sapflux")
HOO17.1
ggsave("../Data/Plots/NS/S2/HOO17.1.jpg", HOO17.1, height = 2, width = 45, units = "in", dpi = 500)

HOO17.2<-ggplot(S2.s10, aes(Index))+
  scale_x_continuous(breaks = c(1056,1152,1248,1344,1440,1536,1632,1728,1824))+
  geom_point(aes(y=HOOS17, color = "HOOS17",shape = "."))+
  geom_point(aes(y=HOON17, color = "HOON17",shape = "."))+
  #geom_point(aes(y=VPD*30, color = "VPD", shape = "."))+
  xlab("Entries")+ylab("Sapflux")
HOO17.2
ggsave("../Data/Plots/NS/S2/HOO17.2.jpg", HOO17.2, height = 2, width = 45, units = "in", dpi = 500)

HOO17.3<-ggplot(S2.t10, aes(Index))+
  scale_x_continuous(breaks = c(2016,2112,2208,2304,2400,2496,2592,2688,2784))+
  geom_point(aes(y=HOOS17, color = "HOOS17",shape = "."))+
  geom_point(aes(y=HOON17, color = "HOON17",shape = "."))+
  #geom_point(aes(y=VPD*30, color = "VPD", shape = "."))+
  xlab("Entries")+ylab("Sapflux")
HOO17.3
ggsave("../Data/Plots/NS/S2/HOO17.3.jpg", HOO17.3, height = 2, width = 45, units = "in", dpi = 500)


## ---- chunk 7
S3.f10<-raw3[1:960,]
S3.s10<-raw3[961:1920,]
S3.t10<-raw3[1921:2880,]


LAO1.1<-ggplot(S3.f10, aes(Index))+
  scale_x_continuous(breaks = c(96,192,288,384,480,576,672,768,864))+
  geom_point(aes(y=LAOS1, color = "LAOS1",shape = "."))+
  geom_point(aes(y=LAON1, color = "LAON1",shape = "."))+
  #geom_point(aes(y=VPD*30, color = "VPD", shape = "."))+
  xlab("Entries")+ylab("Sapflux")
LAO1.1
ggsave("../Data/Plots/NS/S3/LAO1.1.jpg", LAO1.1, height = 2, width = 45, units = "in", dpi = 500)

LAO1.2<-ggplot(S3.s10, aes(Index))+
  scale_x_continuous(breaks = c(1056,1152,1248,1344,1440,1536,1632,1728,1824))+
  geom_point(aes(y=LAOS1, color = "LAOS1",shape = "."))+
  geom_point(aes(y=LAON1, color = "LAON1",shape = "."))+
  #geom_point(aes(y=VPD*30, color = "VPD", shape = "."))+
  xlab("Entries")+ylab("Sapflux")
LAO1.2
ggsave("../Data/Plots/NS/S3/LAO1.2.jpg", LAO1.2, height = 2, width = 45, units = "in", dpi = 500)

LAO1.3<-ggplot(S3.t10, aes(Index))+
  scale_x_continuous(breaks = c(2016,2112,2208,2304,2400,2496,2592,2688,2784))+
  geom_point(aes(y=LAOS1, color = "LAOS1",shape = "."))+
  geom_point(aes(y=LAON1, color = "LAON1",shape = "."))+
  #geom_point(aes(y=VPD*30, color = "VPD", shape = "."))+
  xlab("Entries")+ylab("Sapflux")
LAO1.3
ggsave("../Data/Plots/NS/S3/LAO1.3.jpg", LAO1.3, height = 2, width = 45, units = "in", dpi = 500)





LAO2.1<-ggplot(S3.f10, aes(Index))+
  scale_x_continuous(breaks = c(96,192,288,384,480,576,672,768,864))+
  geom_point(aes(y=LAOS2, color = "LAOS2",shape = "."))+
  geom_point(aes(y=LAON2, color = "LAON2",shape = "."))+
  #geom_point(aes(y=VPD*30, color = "VPD", shape = "."))+
  xlab("Entries")+ylab("Sapflux")
LAO2.1
ggsave("../Data/Plots/NS/S3/LAO2.1.jpg", LAO2.1, height = 2, width = 45, units = "in", dpi = 500)

LAO2.2<-ggplot(S3.s10, aes(Index))+
  scale_x_continuous(breaks = c(1056,1152,1248,1344,1440,1536,1632,1728,1824))+
  geom_point(aes(y=LAOS2, color = "LAOS2",shape = "."))+
  geom_point(aes(y=LAON2, color = "LAON2",shape = "."))+
  #geom_point(aes(y=VPD*30, color = "VPD", shape = "."))+
  xlab("Entries")+ylab("Sapflux")
LAO2.2
ggsave("../Data/Plots/NS/S3/LAO2.2.jpg", LAO2.2, height = 2, width = 45, units = "in", dpi = 500)

LAO2.3<-ggplot(S3.t10, aes(Index))+
  scale_x_continuous(breaks = c(2016,2112,2208,2304,2400,2496,2592,2688,2784))+
  geom_point(aes(y=LAOS2, color = "LAOS2",shape = "."))+
  geom_point(aes(y=LAON2, color = "LAON2",shape = "."))+
  #geom_point(aes(y=VPD*30, color = "VPD", shape = "."))+
  xlab("Entries")+ylab("Sapflux")
LAO2.3
ggsave("../Data/Plots/NS/S3/LAO2.3.jpg", LAO2.3, height = 2, width = 45, units = "in", dpi = 500)






LAO4.1<-ggplot(S3.f10, aes(Index))+
  scale_x_continuous(breaks = c(96,192,288,384,480,576,672,768,864))+
  geom_point(aes(y=LAOS4, color = "LAOS4",shape = "."))+
  geom_point(aes(y=LAON4, color = "LAON4",shape = "."))+
  #geom_point(aes(y=VPD*30, color = "VPD", shape = "."))+
  xlab("Entries")+ylab("Sapflux")
LAO4.1
ggsave("../Data/Plots/NS/S3/LAO4.1.jpg", LAO4.1, height = 2, width = 45, units = "in", dpi = 500)

LAO4.2<-ggplot(S3.s10, aes(Index))+
  scale_x_continuous(breaks = c(1056,1152,1248,1344,1440,1536,1632,1728,1824))+
  geom_point(aes(y=LAOS4, color = "LAOS4",shape = "."))+
  geom_point(aes(y=LAON4, color = "LAON4",shape = "."))+
  #geom_point(aes(y=VPD*30, color = "VPD", shape = "."))+
  xlab("Entries")+ylab("Sapflux")
LAO4.2
ggsave("../Data/Plots/NS/S3/LAO4.2.jpg", LAO4.2, height = 2, width = 45, units = "in", dpi = 500)

LAO4.3<-ggplot(S3.t10, aes(Index))+
  scale_x_continuous(breaks = c(2016,2112,2208,2304,2400,2496,2592,2688,2784))+
  geom_point(aes(y=LAOS4, color = "LAOS4",shape = "."))+
  geom_point(aes(y=LAON4, color = "LAON4",shape = "."))+
  #geom_point(aes(y=VPD*30, color = "VPD", shape = "."))+
  xlab("Entries")+ylab("Sapflux")
LAO4.3
ggsave("../Data/Plots/NS/S3/LAO4.3.jpg", LAO4.3, height = 2, width = 45, units = "in", dpi = 500)






LAO6.1<-ggplot(S3.f10, aes(Index))+
  scale_x_continuous(breaks = c(96,192,288,384,480,576,672,768,864))+
  geom_point(aes(y=LAOS6, color = "LAOS6",shape = "."))+
  geom_point(aes(y=LAON6, color = "LAON6",shape = "."))+
  #geom_point(aes(y=VPD*30, color = "VPD", shape = "."))+
  xlab("Entries")+ylab("Sapflux")
LAO6.1
ggsave("../Data/Plots/NS/S3/LAO6.1.jpg", LAO6.1, height = 2, width = 45, units = "in", dpi = 500)

LAO6.2<-ggplot(S3.s10, aes(Index))+
  scale_x_continuous(breaks = c(1056,1152,1248,1344,1440,1536,1632,1728,1824))+
  geom_point(aes(y=LAOS6, color = "LAOS6",shape = "."))+
  geom_point(aes(y=LAON6, color = "LAON6",shape = "."))+
  #geom_point(aes(y=VPD*30, color = "VPD", shape = "."))+
  xlab("Entries")+ylab("Sapflux")
LAO6.2
ggsave("../Data/Plots/NS/S3/LAO6.2.jpg", LAO6.2, height = 2, width = 45, units = "in", dpi = 500)

LAO6.3<-ggplot(S3.t10, aes(Index))+
  scale_x_continuous(breaks = c(2016,2112,2208,2304,2400,2496,2592,2688,2784))+
  geom_point(aes(y=LAOS6, color = "LAOS6",shape = "."))+
  geom_point(aes(y=LAON6, color = "LAON6",shape = "."))+
  #geom_point(aes(y=VPD*30, color = "VPD", shape = "."))+
  xlab("Entries")+ylab("Sapflux")
LAO6.3
ggsave("../Data/Plots/NS/S3/LAO6.3.jpg", LAO6.3, height = 2, width = 45, units = "in", dpi = 500)




LAO8.1<-ggplot(S3.f10, aes(Index))+
  scale_x_continuous(breaks = c(96,192,288,384,480,576,672,768,864))+
  geom_point(aes(y=LAOS8, color = "LAOS8",shape = "."))+
  geom_point(aes(y=LAON8, color = "LAON8",shape = "."))+
  #geom_point(aes(y=VPD*30, color = "VPD", shape = "."))+
  xlab("Entries")+ylab("Sapflux")
LAO8.1
ggsave("../Data/Plots/NS/S3/LAO8.1.jpg", LAO8.1, height = 2, width = 45, units = "in", dpi = 500)

LAO8.2<-ggplot(S3.s10, aes(Index))+
  scale_x_continuous(breaks = c(1056,1152,1248,1344,1440,1536,1632,1728,1824))+
  geom_point(aes(y=LAOS8, color = "LAOS8",shape = "."))+
  geom_point(aes(y=LAON8, color = "LAON8",shape = "."))+
  #geom_point(aes(y=VPD*30, color = "VPD", shape = "."))+
  xlab("Entries")+ylab("Sapflux")
LAO8.2
ggsave("../Data/Plots/NS/S3/LAO8.2.jpg", LAO8.2, height = 2, width = 45, units = "in", dpi = 500)

LAO8.3<-ggplot(S3.t10, aes(Index))+
  scale_x_continuous(breaks = c(2016,2112,2208,2304,2400,2496,2592,2688,2784))+
  geom_point(aes(y=LAOS8, color = "LAOS8",shape = "."))+
  geom_point(aes(y=LAON8, color = "LAON8",shape = "."))+
  #geom_point(aes(y=VPD*30, color = "VPD", shape = "."))+
  xlab("Entries")+ylab("Sapflux")
LAO8.3
ggsave("../Data/Plots/NS/S3/LAO8.3.jpg", LAO8.3, height = 2, width = 45, units = "in", dpi = 500)

## ---- chunk 8

LBO10.1<-ggplot(S3.f10, aes(Index))+
  scale_x_continuous(breaks = c(96,192,288,384,480,576,672,768,864))+
  geom_point(aes(y=LBOS10, color = "LBOS10",shape = "."))+
  geom_point(aes(y=LBON10, color = "LBON10",shape = "."))+
  #geom_point(aes(y=VPD*30, color = "VPD", shape = "."))+
  xlab("Entries")+ylab("Sapflux")
LBO10.1
ggsave("../Data/Plots/NS/S3/LBO10.1.jpg", LBO10.1, height = 2, width = 45, units = "in", dpi = 500)

LBO10.2<-ggplot(S3.s10, aes(Index))+
  scale_x_continuous(breaks = c(1056,1152,1248,1344,1440,1536,1632,1728,1824))+
  geom_point(aes(y=LBOS10, color = "LBOS10",shape = "."))+
  geom_point(aes(y=LBON10, color = "LBON10",shape = "."))+
  #geom_point(aes(y=VPD*30, color = "VPD", shape = "."))+
  xlab("Entries")+ylab("Sapflux")
LBO10.2
ggsave("../Data/Plots/NS/S3/LBO10.2.jpg", LBO10.2, height = 2, width = 45, units = "in", dpi = 500)

LBO10.3<-ggplot(S3.t10, aes(Index))+
  scale_x_continuous(breaks = c(2016,2112,2208,2304,2400,2496,2592,2688,2784))+
  geom_point(aes(y=LBOS10, color = "LBOS10",shape = "."))+
  geom_point(aes(y=LBON10, color = "LBON10",shape = "."))+
  #geom_point(aes(y=VPD*30, color = "VPD", shape = "."))+
  xlab("Entries")+ylab("Sapflux")
LBO10.3
ggsave("../Data/Plots/NS/S3/LBO10.3.jpg", LBO10.3, height = 2, width = 45, units = "in", dpi = 500)




LBO11.1<-ggplot(S3.f10, aes(Index))+
  scale_x_continuous(breaks = c(96,192,288,384,480,576,672,768,864))+
  geom_point(aes(y=LBOS11, color = "LBOS11",shape = "."))+
  geom_point(aes(y=LBON11, color = "LBON11",shape = "."))+
  #geom_point(aes(y=VPD*30, color = "VPD", shape = "."))+
  xlab("Entries")+ylab("Sapflux")
LBO11.1
ggsave("../Data/Plots/NS/S3/LBO11.1.jpg", LBO11.1, height = 2, width = 45, units = "in", dpi = 500)

LBO11.2<-ggplot(S3.s10, aes(Index))+
  scale_x_continuous(breaks = c(1056,1152,1248,1344,1440,1536,1632,1728,1824))+
  geom_point(aes(y=LBOS11, color = "LBOS11",shape = "."))+
  geom_point(aes(y=LBON11, color = "LBON11",shape = "."))+
  #geom_point(aes(y=VPD*30, color = "VPD", shape = "."))+
  xlab("Entries")+ylab("Sapflux")
LBO11.2
ggsave("../Data/Plots/NS/S3/LBO11.2.jpg", LBO11.2, height = 2, width = 45, units = "in", dpi = 500)

LBO11.3<-ggplot(S3.t10, aes(Index))+
  scale_x_continuous(breaks = c(2016,2112,2208,2304,2400,2496,2592,2688,2784))+
  geom_point(aes(y=LBOS11, color = "LBOS11",shape = "."))+
  geom_point(aes(y=LBON11, color = "LBON11",shape = "."))+
  #geom_point(aes(y=VPD*30, color = "VPD", shape = "."))+
  xlab("Entries")+ylab("Sapflux")
LBO11.3
ggsave("../Data/Plots/NS/S3/LBO11.3.jpg", LBO11.3, height = 2, width = 45, units = "in", dpi = 500)




LBO12.1<-ggplot(S3.f10, aes(Index))+
  scale_x_continuous(breaks = c(96,192,288,384,480,576,672,768,864))+
  geom_point(aes(y=LBOS12, color = "LBOS12",shape = "."))+
  geom_point(aes(y=LBON12, color = "LBON12",shape = "."))+
  #geom_point(aes(y=VPD*30, color = "VPD", shape = "."))+
  xlab("Entries")+ylab("Sapflux")
LBO12.1
ggsave("../Data/Plots/NS/S3/LBO12.1.jpg", LBO12.1, height = 2, width = 45, units = "in", dpi = 500)

LBO12.2<-ggplot(S3.s10, aes(Index))+
  scale_x_continuous(breaks = c(1056,1152,1248,1344,1440,1536,1632,1728,1824))+
  geom_point(aes(y=LBOS12, color = "LBOS12",shape = "."))+
  geom_point(aes(y=LBON12, color = "LBON12",shape = "."))+
  #geom_point(aes(y=VPD*30, color = "VPD", shape = "."))+
  xlab("Entries")+ylab("Sapflux")
LBO12.2
ggsave("../Data/Plots/NS/S3/LBO12.2.jpg", LBO12.2, height = 2, width = 45, units = "in", dpi = 500)

LBO12.3<-ggplot(S3.t10, aes(Index))+
  scale_x_continuous(breaks = c(2016,2112,2208,2304,2400,2496,2592,2688,2784))+
  geom_point(aes(y=LBOS12, color = "LBOS12",shape = "."))+
  geom_point(aes(y=LBON12, color = "LBON12",shape = "."))+
  #geom_point(aes(y=VPD*30, color = "VPD", shape = "."))+
  xlab("Entries")+ylab("Sapflux")
LBO12.3
ggsave("../Data/Plots/NS/S3/LBO12.3.jpg", LBO12.3, height = 2, width = 45, units = "in", dpi = 500)





LBO14.1<-ggplot(S3.f10, aes(Index))+
  scale_x_continuous(breaks = c(96,192,288,384,480,576,672,768,864))+
  geom_point(aes(y=LBOS14, color = "LBOS14",shape = "."))+
  geom_point(aes(y=LBON14, color = "LBON14",shape = "."))+
  #geom_point(aes(y=VPD*30, color = "VPD", shape = "."))+
  xlab("Entries")+ylab("Sapflux")
LBO14.1
ggsave("../Data/Plots/NS/S3/LBO14.1.jpg", LBO14.1, height = 2, width = 45, units = "in", dpi = 500)

LBO14.2<-ggplot(S3.s10, aes(Index))+
  scale_x_continuous(breaks = c(1056,1152,1248,1344,1440,1536,1632,1728,1824))+
  geom_point(aes(y=LBOS14, color = "LBOS14",shape = "."))+
  geom_point(aes(y=LBON14, color = "LBON14",shape = "."))+
  #geom_point(aes(y=VPD*30, color = "VPD", shape = "."))+
  xlab("Entries")+ylab("Sapflux")
LBO14.2
ggsave("../Data/Plots/NS/S3/LBO14.2.jpg", LBO14.2, height = 2, width = 45, units = "in", dpi = 500)

LBO14.3<-ggplot(S3.t10, aes(Index))+
  scale_x_continuous(breaks = c(2016,2112,2208,2304,2400,2496,2592,2688,2784))+
  geom_point(aes(y=LBOS14, color = "LBOS14",shape = "."))+
  geom_point(aes(y=LBON14, color = "LBON14",shape = "."))+
  #geom_point(aes(y=VPD*30, color = "VPD", shape = "."))+
  xlab("Entries")+ylab("Sapflux")
LBO14.3
ggsave("../Data/Plots/NS/S3/LBO14.3.jpg", LBO14.3, height = 2, width = 45, units = "in", dpi = 500)





LBO16.1<-ggplot(S3.f10, aes(Index))+
  scale_x_continuous(breaks = c(96,192,288,384,480,576,672,768,864))+
  geom_point(aes(y=LBOS16, color = "LBOS16",shape = "."))+
  geom_point(aes(y=LBON16, color = "LBON16",shape = "."))+
  #geom_point(aes(y=VPD*30, color = "VPD", shape = "."))+
  xlab("Entries")+ylab("Sapflux")
LBO16.1
ggsave("../Data/Plots/NS/S3/LBO16.1.jpg", LBO16.1, height = 2, width = 45, units = "in", dpi = 500)

LBO16.2<-ggplot(S3.s10, aes(Index))+
  scale_x_continuous(breaks = c(1056,1152,1248,1344,1440,1536,1632,1728,1824))+
  geom_point(aes(y=LBOS16, color = "LBOS16",shape = "."))+
  geom_point(aes(y=LBON16, color = "LBON16",shape = "."))+
  #geom_point(aes(y=VPD*30, color = "VPD", shape = "."))+
  xlab("Entries")+ylab("Sapflux")
LBO16.2
ggsave("../Data/Plots/NS/S3/LBO16.2.jpg", LBO16.2, height = 2, width = 45, units = "in", dpi = 500)

LBO16.3<-ggplot(S3.t10, aes(Index))+
  scale_x_continuous(breaks = c(2016,2112,2208,2304,2400,2496,2592,2688,2784))+
  geom_point(aes(y=LBOS16, color = "LBOS16",shape = "."))+
  geom_point(aes(y=LBON16, color = "LBON16",shape = "."))+
  #geom_point(aes(y=VPD*30, color = "VPD", shape = "."))+
  xlab("Entries")+ylab("Sapflux")
LBO16.3
ggsave("../Data/Plots/NS/S3/LBO16.3.jpg", LBO16.3, height = 2, width = 45, units = "in", dpi = 500)



LBO17.1<-ggplot(S3.f10, aes(Index))+
  scale_x_continuous(breaks = c(96,192,288,384,480,576,672,768,864))+
  geom_point(aes(y=LBOS17, color = "LBOS17",shape = "."))+
  geom_point(aes(y=LBON17, color = "LBON17",shape = "."))+
  #geom_point(aes(y=VPD*30, color = "VPD", shape = "."))+
  xlab("Entries")+ylab("Sapflux")
LBO17.1
ggsave("../Data/Plots/NS/S3/LBO17.1.jpg", LBO17.1, height = 2, width = 45, units = "in", dpi = 500)

LBO17.2<-ggplot(S3.s10, aes(Index))+
  scale_x_continuous(breaks = c(1056,1152,1248,1344,1440,1536,1632,1728,1824))+
  geom_point(aes(y=LBOS17, color = "LBOS17",shape = "."))+
  geom_point(aes(y=LBON17, color = "LBON17",shape = "."))+
  #geom_point(aes(y=VPD*30, color = "VPD", shape = "."))+
  xlab("Entries")+ylab("Sapflux")
LBO17.2
ggsave("../Data/Plots/NS/S3/LBO17.2.jpg", LBO17.2, height = 2, width = 45, units = "in", dpi = 500)

LBO17.3<-ggplot(S3.t10, aes(Index))+
  scale_x_continuous(breaks = c(2016,2112,2208,2304,2400,2496,2592,2688,2784))+
  geom_point(aes(y=LBOS17, color = "LBOS17",shape = "."))+
  geom_point(aes(y=LBON17, color = "LBON17",shape = "."))+
  #geom_point(aes(y=VPD*30, color = "VPD", shape = "."))+
  xlab("Entries")+ylab("Sapflux")
LBO17.3
ggsave("../Data/Plots/NS/S3/LBO17.3.jpg", LBO17.3, height = 2, width = 45, units = "in", dpi = 500)


## ---- chunk 9
S4.f10<-raw4[1:960,]
S4.s10<-raw4[961:1920,]
S4.t10<-raw4[1921:2880,]


HBO9.1<-ggplot(S4.f10, aes(Index))+
  scale_x_continuous(breaks = c(96,192,288,384,480,576,672,768,864))+
  geom_point(aes(y=HBOS9, color = "HBOS9",shape = "."))+
  geom_point(aes(y=HBON9, color = "HBON9",shape = "."))+
  #geom_point(aes(y=VPD*30, color = "VPD", shape = "."))+
  xlab("Entries")+ylab("Sapflux")
HBO9.1
ggsave("../Data/Plots/NS/S4/HBO9.1.jpg", HBO9.1, height = 2, width = 45, units = "in", dpi = 500)

HBO9.2<-ggplot(S4.s10, aes(Index))+
  scale_x_continuous(breaks = c(1056,1152,1248,1344,1440,1536,1632,1728,1824))+
  geom_point(aes(y=HBOS9, color = "HBOS9",shape = "."))+
  geom_point(aes(y=HBON9, color = "HBON9",shape = "."))+
  #geom_point(aes(y=VPD*30, color = "VPD", shape = "."))+
  xlab("Entries")+ylab("Sapflux")
HBO9.2
ggsave("../Data/Plots/NS/S4/HBO9.2.jpg", HBO9.2, height = 2, width = 45, units = "in", dpi = 500)

HBO9.3<-ggplot(S4.t10, aes(Index))+
  scale_x_continuous(breaks = c(2016,2112,2208,2304,2400,2496,2592,2688,2784))+
  geom_point(aes(y=HBOS9, color = "HBOS9",shape = "."))+
  geom_point(aes(y=HBON9, color = "HBON9",shape = "."))+
  #geom_point(aes(y=VPD*30, color = "VPD", shape = "."))+
  xlab("Entries")+ylab("Sapflux")
HBO9.3
ggsave("../Data/Plots/NS/S4/HBO9.3.jpg", HBO9.3, height = 2, width = 45, units = "in", dpi = 500)



HBO10.1<-ggplot(S4.f10, aes(Index))+
  scale_x_continuous(breaks = c(96,192,288,384,480,576,672,768,864))+
  geom_point(aes(y=HBOS10, color = "HBOS10",shape = "."))+
  geom_point(aes(y=HBON10, color = "HBON10",shape = "."))+
  #geom_point(aes(y=VPD*30, color = "VPD", shape = "."))+
  xlab("Entries")+ylab("Sapflux")
HBO10.1
ggsave("../Data/Plots/NS/S4/HBO10.1.jpg", HBO10.1, height = 2, width = 45, units = "in", dpi = 500)

HBO10.2<-ggplot(S4.s10, aes(Index))+
  scale_x_continuous(breaks = c(1056,1152,1248,1344,1440,1536,1632,1728,1824))+
  geom_point(aes(y=HBOS10, color = "HBOS10",shape = "."))+
  geom_point(aes(y=HBON10, color = "HBON10",shape = "."))+
  #geom_point(aes(y=VPD*30, color = "VPD", shape = "."))+
  xlab("Entries")+ylab("Sapflux")
HBO10.2
ggsave("../Data/Plots/NS/S4/HBO10.2.jpg", HBO10.2, height = 2, width = 45, units = "in", dpi = 500)

HBO10.3<-ggplot(S4.t10, aes(Index))+
  scale_x_continuous(breaks = c(2016,2112,2208,2304,2400,2496,2592,2688,2784))+
  geom_point(aes(y=HBOS10, color = "HBOS10",shape = "."))+
  geom_point(aes(y=HBON10, color = "HBON10",shape = "."))+
  #geom_point(aes(y=VPD*30, color = "VPD", shape = "."))+
  xlab("Entries")+ylab("Sapflux")
HBO10.3
ggsave("../Data/Plots/NS/S4/HBO10.3.jpg", HBO10.3, height = 2, width = 45, units = "in", dpi = 500)




HBO12.1<-ggplot(S4.f10, aes(Index))+
  scale_x_continuous(breaks = c(96,192,288,384,480,576,672,768,864))+
  geom_point(aes(y=HBOS12, color = "HBOS12",shape = "."))+
  geom_point(aes(y=HBON12, color = "HBON12",shape = "."))+
  #geom_point(aes(y=VPD*30, color = "VPD", shape = "."))+
  xlab("Entries")+ylab("Sapflux")
HBO12.1
ggsave("../Data/Plots/NS/S4/HBO12.1.jpg", HBO12.1, height = 2, width = 45, units = "in", dpi = 500)

HBO12.2<-ggplot(S4.s10, aes(Index))+
  scale_x_continuous(breaks = c(1056,1152,1248,1344,1440,1536,1632,1728,1824))+
  geom_point(aes(y=HBOS12, color = "HBOS12",shape = "."))+
  geom_point(aes(y=HBON12, color = "HBON12",shape = "."))+
  #geom_point(aes(y=VPD*30, color = "VPD", shape = "."))+
  xlab("Entries")+ylab("Sapflux")
HBO12.2
ggsave("../Data/Plots/NS/S4/HBO12.2.jpg", HBO12.2, height = 2, width = 45, units = "in", dpi = 500)

HBO12.3<-ggplot(S4.t10, aes(Index))+
  scale_x_continuous(breaks = c(2016,2112,2208,2304,2400,2496,2592,2688,2784))+
  geom_point(aes(y=HBOS12, color = "HBOS12",shape = "."))+
  geom_point(aes(y=HBON12, color = "HBON12",shape = "."))+
  #geom_point(aes(y=VPD*30, color = "VPD", shape = "."))+
  xlab("Entries")+ylab("Sapflux")
HBO12.3
ggsave("../Data/Plots/NS/S4/HBO12.3.jpg", HBO12.3, height = 2, width = 45, units = "in", dpi = 500)





HBO14.1<-ggplot(S4.f10, aes(Index))+
  scale_x_continuous(breaks = c(96,192,288,384,480,576,672,768,864))+
  geom_point(aes(y=HBOS14, color = "HBOS14",shape = "."))+
  geom_point(aes(y=HBON14, color = "HBON14",shape = "."))+
  #geom_point(aes(y=VPD*30, color = "VPD", shape = "."))+
  xlab("Entries")+ylab("Sapflux")
HBO14.1
ggsave("../Data/Plots/NS/S4/HBO14.1.jpg", HBO14.1, height = 2, width = 45, units = "in", dpi = 500)

HBO14.2<-ggplot(S4.s10, aes(Index))+
  scale_x_continuous(breaks = c(1056,1152,1248,1344,1440,1536,1632,1728,1824))+
  geom_point(aes(y=HBOS14, color = "HBOS14",shape = "."))+
  geom_point(aes(y=HBON14, color = "HBON14",shape = "."))+
  #geom_point(aes(y=VPD*30, color = "VPD", shape = "."))+
  xlab("Entries")+ylab("Sapflux")
HBO14.2
ggsave("../Data/Plots/NS/S4/HBO14.2.jpg", HBO14.2, height = 2, width = 45, units = "in", dpi = 500)

HBO14.3<-ggplot(S4.t10, aes(Index))+
  scale_x_continuous(breaks = c(2016,2112,2208,2304,2400,2496,2592,2688,2784))+
  geom_point(aes(y=HBOS14, color = "HBOS14",shape = "."))+
  geom_point(aes(y=HBON14, color = "HBON14",shape = "."))+
  #geom_point(aes(y=VPD*30, color = "VPD", shape = "."))+
  xlab("Entries")+ylab("Sapflux")
HBO14.3
ggsave("../Data/Plots/NS/S4/HBO14.3.jpg", HBO14.3, height = 2, width = 45, units = "in", dpi = 500)





HBO16.1<-ggplot(S4.f10, aes(Index))+
  scale_x_continuous(breaks = c(96,192,288,384,480,576,672,768,864))+
  geom_point(aes(y=HBOS16, color = "HBOS16",shape = "."))+
  geom_point(aes(y=HBON16, color = "HBON16",shape = "."))+
  #geom_point(aes(y=VPD*30, color = "VPD", shape = "."))+
  xlab("Entries")+ylab("Sapflux")
HBO16.1
ggsave("../Data/Plots/NS/S4/HBO16.1.jpg", HBO16.1, height = 2, width = 45, units = "in", dpi = 500)

HBO16.2<-ggplot(S4.s10, aes(Index))+
  scale_x_continuous(breaks = c(1056,1152,1248,1344,1440,1536,1632,1728,1824))+
  geom_point(aes(y=HBOS16, color = "HBOS16",shape = "."))+
  geom_point(aes(y=HBON16, color = "HBON16",shape = "."))+
  #geom_point(aes(y=VPD*30, color = "VPD", shape = "."))+
  xlab("Entries")+ylab("Sapflux")
HBO16.2
ggsave("../Data/Plots/NS/S4/HBO16.2.jpg", HBO16.2, height = 2, width = 45, units = "in", dpi = 500)

HBO16.3<-ggplot(S4.t10, aes(Index))+
  scale_x_continuous(breaks = c(2016,2112,2208,2304,2400,2496,2592,2688,2784))+
  geom_point(aes(y=HBOS16, color = "HBOS16",shape = "."))+
  geom_point(aes(y=HBON16, color = "HBON16",shape = "."))+
  #geom_point(aes(y=VPD*30, color = "VPD", shape = "."))+
  xlab("Entries")+ylab("Sapflux")
HBO16.3
ggsave("../Data/Plots/NS/S4/HBO16.3.jpg", HBO16.3, height = 2, width = 45, units = "in", dpi = 500)

## ---- chunk 10

HAO1.1<-ggplot(S4.f10, aes(Index))+
  scale_x_continuous(breaks = c(96,192,288,384,480,576,672,768,864))+
  geom_point(aes(y=HAOS1, color = "HAOS1",shape = "."))+
  geom_point(aes(y=HAON1, color = "HAON1",shape = "."))+
  #geom_point(aes(y=VPD*30, color = "VPD", shape = "."))+
  xlab("Entries")+ylab("Sapflux")
HAO1.1
ggsave("../Data/Plots/NS/S4/HAO1.1.jpg", HAO1.1, height = 2, width = 45, units = "in", dpi = 500)

HAO1.2<-ggplot(S4.s10, aes(Index))+
  scale_x_continuous(breaks = c(1056,1152,1248,1344,1440,1536,1632,1728,1824))+
  geom_point(aes(y=HAOS1, color = "HAOS1",shape = "."))+
  geom_point(aes(y=HAON1, color = "HAON1",shape = "."))+
  #geom_point(aes(y=VPD*30, color = "VPD", shape = "."))+
  xlab("Entries")+ylab("Sapflux")
HAO1.2
ggsave("../Data/Plots/NS/S4/HAO1.2.jpg", HAO1.2, height = 2, width = 45, units = "in", dpi = 500)

HAO1.3<-ggplot(S4.t10, aes(Index))+
  scale_x_continuous(breaks = c(2016,2112,2208,2304,2400,2496,2592,2688,2784))+
  geom_point(aes(y=HAOS1, color = "HAOS1",shape = "."))+
  geom_point(aes(y=HAON1, color = "HAON1",shape = "."))+
  #geom_point(aes(y=VPD*30, color = "VPD", shape = "."))+
  xlab("Entries")+ylab("Sapflux")
HAO1.3
ggsave("../Data/Plots/NS/S4/HAO1.3.jpg", HAO1.3, height = 2, width = 45, units = "in", dpi = 500)




HAO2.1<-ggplot(S4.f10, aes(Index))+
  scale_x_continuous(breaks = c(96,192,288,384,480,576,672,768,864))+
  geom_point(aes(y=HAOS2, color = "HAOS2",shape = "."))+
  geom_point(aes(y=HAON2, color = "HAON2",shape = "."))+
  #geom_point(aes(y=VPD*30, color = "VPD", shape = "."))+
  xlab("Entries")+ylab("Sapflux")
HAO2.1
ggsave("../Data/Plots/NS/S4/HAO2.1.jpg", HAO2.1, height = 2, width = 45, units = "in", dpi = 500)

HAO2.2<-ggplot(S4.s10, aes(Index))+
  scale_x_continuous(breaks = c(1056,1152,1248,1344,1440,1536,1632,1728,1824))+
  geom_point(aes(y=HAOS2, color = "HAOS2",shape = "."))+
  geom_point(aes(y=HAON2, color = "HAON2",shape = "."))+
  #geom_point(aes(y=VPD*30, color = "VPD", shape = "."))+
  xlab("Entries")+ylab("Sapflux")
HAO2.2
ggsave("../Data/Plots/NS/S4/HAO2.2.jpg", HAO2.2, height = 2, width = 45, units = "in", dpi = 500)

HAO2.3<-ggplot(S4.t10, aes(Index))+
  scale_x_continuous(breaks = c(2016,2112,2208,2304,2400,2496,2592,2688,2784))+
  geom_point(aes(y=HAOS2, color = "HAOS2",shape = "."))+
  geom_point(aes(y=HAON2, color = "HAON2",shape = "."))+
  #geom_point(aes(y=VPD*30, color = "VPD", shape = "."))+
  xlab("Entries")+ylab("Sapflux")
HAO2.3
ggsave("../Data/Plots/NS/S4/HAO2.3.jpg", HAO2.3, height = 2, width = 45, units = "in", dpi = 500)



HAO3.1<-ggplot(S4.f10, aes(Index))+
  scale_x_continuous(breaks = c(96,192,288,384,480,576,672,768,864))+
  geom_point(aes(y=HAOS3, color = "HAOS3",shape = "."))+
  geom_point(aes(y=HAON3, color = "HAON3",shape = "."))+
  #geom_point(aes(y=VPD*30, color = "VPD", shape = "."))+
  xlab("Entries")+ylab("Sapflux")
HAO3.1
ggsave("../Data/Plots/NS/S4/HAO3.1.jpg", HAO3.1, height = 2, width = 45, units = "in", dpi = 500)

HAO3.2<-ggplot(S4.s10, aes(Index))+
  scale_x_continuous(breaks = c(1056,1152,1248,1344,1440,1536,1632,1728,1824))+
  geom_point(aes(y=HAOS3, color = "HAOS3",shape = "."))+
  geom_point(aes(y=HAON3, color = "HAON3",shape = "."))+
  #geom_point(aes(y=VPD*30, color = "VPD", shape = "."))+
  xlab("Entries")+ylab("Sapflux")
HAO3.2
ggsave("../Data/Plots/NS/S4/HAO3.2.jpg", HAO3.2, height = 2, width = 45, units = "in", dpi = 500)

HAO3.3<-ggplot(S4.t10, aes(Index))+
  scale_x_continuous(breaks = c(2016,2112,2208,2304,2400,2496,2592,2688,2784))+
  geom_point(aes(y=HAOS3, color = "HAOS3",shape = "."))+
  geom_point(aes(y=HAON3, color = "HAON3",shape = "."))+
  #geom_point(aes(y=VPD*30, color = "VPD", shape = "."))+
  xlab("Entries")+ylab("Sapflux")
HAO3.3
ggsave("../Data/Plots/NS/S4/HAO3.3.jpg", HAO3.3, height = 2, width = 45, units = "in", dpi = 500)


HAO4.1<-ggplot(S4.f10, aes(Index))+
  scale_x_continuous(breaks = c(96,192,288,384,480,576,672,768,864))+
  geom_point(aes(y=HAOS4, color = "HAOS4",shape = "."))+
  geom_point(aes(y=HAON4, color = "HAON4",shape = "."))+
  #geom_point(aes(y=VPD*30, color = "VPD", shape = "."))+
  xlab("Entries")+ylab("Sapflux")
HAO4.1
ggsave("../Data/Plots/NS/S4/HAO4.1.jpg", HAO4.1, height = 2, width = 45, units = "in", dpi = 500)

HAO4.2<-ggplot(S4.s10, aes(Index))+
  scale_x_continuous(breaks = c(1056,1152,1248,1344,1440,1536,1632,1728,1824))+
  geom_point(aes(y=HAOS4, color = "HAOS4",shape = "."))+
  geom_point(aes(y=HAON4, color = "HAON4",shape = "."))+
  #geom_point(aes(y=VPD*30, color = "VPD", shape = "."))+
  xlab("Entries")+ylab("Sapflux")
HAO4.2
ggsave("../Data/Plots/NS/S4/HAO4.2.jpg", HAO4.2, height = 2, width = 45, units = "in", dpi = 500)

HAO4.3<-ggplot(S4.t10, aes(Index))+
  scale_x_continuous(breaks = c(2016,2112,2208,2304,2400,2496,2592,2688,2784))+
  geom_point(aes(y=HAOS4, color = "HAOS4",shape = "."))+
  geom_point(aes(y=HAON4, color = "HAON4",shape = "."))+
  #geom_point(aes(y=VPD*30, color = "VPD", shape = "."))+
  xlab("Entries")+ylab("Sapflux")
HAO4.3
ggsave("../Data/Plots/NS/S4/HAO4.3.jpg", HAO4.3, height = 2, width = 45, units = "in", dpi = 500)


HAO6.1<-ggplot(S4.f10, aes(Index))+
  scale_x_continuous(breaks = c(96,192,288,384,480,576,672,768,864))+
  geom_point(aes(y=HAOS6, color = "HAOS6",shape = "."))+
  geom_point(aes(y=HAON6, color = "HAON6",shape = "."))+
  #geom_point(aes(y=VPD*30, color = "VPD", shape = "."))+
  xlab("Entries")+ylab("Sapflux")
HAO6.1
ggsave("../Data/Plots/NS/S4/HAO6.1.jpg", HAO6.1, height = 2, width = 45, units = "in", dpi = 500)

HAO6.2<-ggplot(S4.s10, aes(Index))+
  scale_x_continuous(breaks = c(1056,1152,1248,1344,1440,1536,1632,1728,1824))+
  geom_point(aes(y=HAOS6, color = "HAOS6",shape = "."))+
  geom_point(aes(y=HAON6, color = "HAON6",shape = "."))+
  #geom_point(aes(y=VPD*30, color = "VPD", shape = "."))+
  xlab("Entries")+ylab("Sapflux")
HAO6.2
ggsave("../Data/Plots/NS/S4/HAO6.2.jpg", HAO6.2, height = 2, width = 45, units = "in", dpi = 500)

HAO6.3<-ggplot(S4.t10, aes(Index))+
  scale_x_continuous(breaks = c(2016,2112,2208,2304,2400,2496,2592,2688,2784))+
  geom_point(aes(y=HAOS6, color = "HAOS6",shape = "."))+
  geom_point(aes(y=HAON6, color = "HAON6",shape = "."))+
  #geom_point(aes(y=VPD*30, color = "VPD", shape = "."))+
  xlab("Entries")+ylab("Sapflux")
HAO6.3
ggsave("../Data/Plots/NS/S4/HAO6.3.jpg", HAO6.3, height = 2, width = 45, units = "in", dpi = 500)


HAO8.1<-ggplot(S4.f10, aes(Index))+
  scale_x_continuous(breaks = c(96,192,288,384,480,576,672,768,864))+
  geom_point(aes(y=HAOS8, color = "HAOS8",shape = "."))+
  geom_point(aes(y=HAON8, color = "HAON8",shape = "."))+
  #geom_point(aes(y=VPD*30, color = "VPD", shape = "."))+
  xlab("Entries")+ylab("Sapflux")
HAO8.1
ggsave("../Data/Plots/NS/S4/HAO8.1.jpg", HAO8.1, height = 2, width = 45, units = "in", dpi = 500)

HAO8.2<-ggplot(S4.s10, aes(Index))+
  scale_x_continuous(breaks = c(1056,1152,1248,1344,1440,1536,1632,1728,1824))+
  geom_point(aes(y=HAOS8, color = "HAOS8",shape = "."))+
  geom_point(aes(y=HAON8, color = "HAON8",shape = "."))+
  #geom_point(aes(y=VPD*30, color = "VPD", shape = "."))+
  xlab("Entries")+ylab("Sapflux")
HAO8.2
ggsave("../Data/Plots/NS/S4/HAO8.2.jpg", HAO8.2, height = 2, width = 45, units = "in", dpi = 500)

HAO8.3<-ggplot(S4.t10, aes(Index))+
  scale_x_continuous(breaks = c(2016,2112,2208,2304,2400,2496,2592,2688,2784))+
  geom_point(aes(y=HAOS8, color = "HAOS8",shape = "."))+
  geom_point(aes(y=HAON8, color = "HAON8",shape = "."))+
  #geom_point(aes(y=VPD*30, color = "VPD", shape = "."))+
  xlab("Entries")+ylab("Sapflux")
HAO8.3
ggsave("../Data/Plots/NS/S4/HAO8.3.jpg", HAO8.3, height = 2, width = 45, units = "in", dpi = 500)
